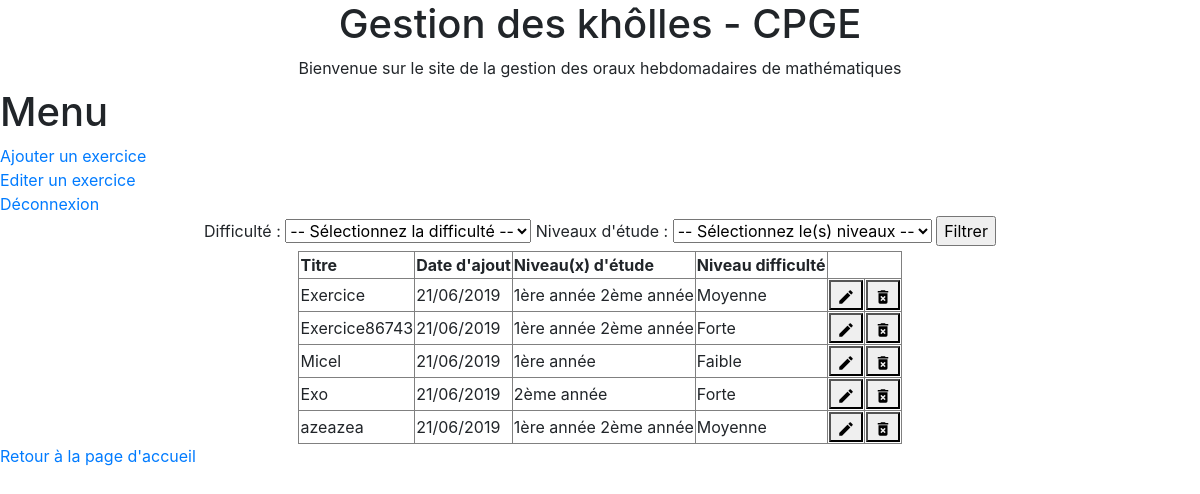
The app's page /index.php?page=consultExercice (signed in) with its own data.
### tables this page shows
CREATE TABLE IF NOT EXISTS `exercice` (
  `idExercice` int(4) NOT NULL AUTO_INCREMENT,
  `titreExercice` varchar(100) NOT NULL,
  `dateAjoutExercice` date NOT NULL,
  `idUtilisateur` int(2) NOT NULL,
  `idDifficulte` int(2) NOT NULL,
  PRIMARY KEY (`idExercice`)
);

CREATE TABLE IF NOT EXISTS `difficulte` (
  `idDifficulte` int(2) NOT NULL AUTO_INCREMENT,
  `nomDifficulte` varchar(15) NOT NULL,
  PRIMARY KEY (`idDifficulte`)
);

### m_exercices.php (called while the page is built, shortened)
<?php
	function selectAllExercice()
	{
		$pdo = connecBDD();
		$stmt = $pdo->query("SELECT * FROM EXERCICE");
		$stmt->execute();
		return $stmt;
	}
	function selectNiveau($idExercice)
	{
	  $pdo = connecBDD();
	  $query = "SELECT N.nomNivEtude, N.idNivEtude FROM concerne C, nivEtude N WHERE C.idExercice = ".$idExercice." AND C.idNivEtude = N.idNivEtude";
	  $req = $pdo->prepare($query);
	  $req-> bindValue(":idExercice", $idExercice);
	  $req->execute();
	  return $req;
	}
	function selectDiffculte($idDifficulte)
	{
		$pdo = connecBDD();
	  $stmt = $pdo->query("SELECT nomDifficulte FROM difficulte WHERE idDifficulte = $idDifficulte");
	  $stmt->execute();
	  return $stmt;
	}
?>

### fonctions.php (called while the page is built, shortened)
<?php
	function inclureModeleExercice() { include(CHEMIN_MODULE_EXERCICES."m_exercices.php"); }
	function date_change_format($ladate,$from='Y-m-d', $to='d/m/Y'){
		if($ladate !=''){
			$date = DateTime::createFromFormat($from, $ladate);
			return $date->format($to);
		}else{
			return "";
		}
	}
?>

### c_consulterExercices.php (the view, shortened to what this page needs)
<?php
	if(isset($_POST['idExerciceSupp'])){
			if(deleteExercice($_POST['idExerciceSupp']) && deleteConcerne($_POST['idExerciceSupp']))
			{
				include(CHEMIN_MODULE_EXERCICES."v_deleteExerciceConfirm.php");
			}
			else
			{
				include(CHEMIN_MODULE_EXERCICES."v_erreurExercice.php");
			}
		}
	elseif (isset($_POST['idExerciceModif'])){
			include(CHEMIN_MODULE_EXERCICES."c_modifExercice.php");
		}
	else
	{
		$res = selectAllDifficulte();
		include(CHEMIN_MODULE_EXERCICES."v_FilterExerciceForm.php");
		if(isset($_POST['validFilter'])){
			if(isset($_POST['difficulte'])){
					$res=selectFilterExercice($_POST['difficulte']);
			}
		}
		else{
			$res = selectAllExercice();
		}
		$allExercices = "";
		while ($row = $res->fetch()) {
			$dateAjout = date_change_format($row['dateAjoutExercice']);
			$resNiveau = selectNiveau($row['idExercice']);
			$resDifficult = selectDiffculte($row['idDifficulte']);
			if($rowDifficult = $resDifficult->fetch()){
				$difficulte = $rowDifficult['nomDifficulte'];
			}
			$allNiveaux = "";
			while ($rowNiveau = $resNiveau->fetch()){
				$allNiveaux .= $rowNiveau['nomNivEtude']." ";
			}
			$allExercices .= "
			<tr>
				<td>".$row['titreExercice']. "</td><td>". $dateAjout. "</td><td>".$allNiveaux."</td><td> ". $difficulte."</td>
				<td>
					<form method='post' action='index.php?page=consultExercice'>
						<input type='hidden' value='".$row['titreExercice']."'>
						<button type='submit' name='idExerciceModif' value='".$row['idExercice']."'>
							<img src='".CHEMIN_ICONES."edit.png'>
						</button>
					</form>
				</td>
				<td>
					<form method='post' action='index.php?page=consultExercice'>
						<button type='submit' name='idExerciceSupp' value='".$row['idExercice']."'>
							<img src='".CHEMIN_ICONES."delete.png'>
						</button>
					</form>
				</td>
			</tr>";
		}
	include(CHEMIN_MODULE_EXERCICES."v_consulterExercices.php");
	}
?>

### index.php (shortened to what this page needs)
<?php
	include(CHEMIN_LIBRARY."fonctions.php");
?>
<div align="center">
	<?php
		if(isset($_GET['page'])){
			switch($_GET['page']){
				case "consultExercice" :
					include(CHEMIN_MODULE_EXERCICES."c_consulterExercices.php");
				break;
			}
		}
	?>
</div>

### v_FilterExerciceForm.php (shortened to what this page needs)
<form method='post' action='index.php?page=consultExercice'>
	<label> Difficulté : </label>
	<select name='difficulte'>
    <option disabled selected value> -- Sélectionnez la difficulté -- </option>
	</select>
	<label> Niveaux d'étude : </label>
	<select name='niveau'>
    <option disabled selected value> -- Sélectionnez le(s) niveaux -- </option>
	</select>
	<input type='submit' name='validFilter' value="Filtrer"/>
</form>

### v_consulterExercices.php
<table border='1'>
	<tr>
		<th>Titre</th><th>Date d'ajout</th><th>Niveau(x) d'étude </th><th>Niveau difficulté</th></td>
	</tr>
		<?php
			echo $allExercices;
		?>
</table>

### records on screen
exercice: titreExercice "Exercice", dateAjoutExercice "21/06/2019", allNiveaux "1ère année 2ème année", idDifficulte.nomDifficulte "Moyenne", $row['idExercice'] 33 (drawn)
exercice: titreExercice "Exercice86743", dateAjoutExercice "21/06/2019", allNiveaux "1ère année 2ème année", idDifficulte.nomDifficulte "Forte", $row['idExercice'] 35 (drawn)
exercice: titreExercice "Micel", dateAjoutExercice "21/06/2019", allNiveaux "1ère année", idDifficulte.nomDifficulte "Faible", $row['idExercice'] 36 (drawn)
exercice: titreExercice "Exo", dateAjoutExercice "21/06/2019", allNiveaux "2ème année", idDifficulte.nomDifficulte "Forte", $row['idExercice'] 37 (drawn)
exercice: titreExercice "azeazea", dateAjoutExercice "21/06/2019", allNiveaux "1ère année 2ème année", idDifficulte.nomDifficulte "Moyenne", $row['idExercice'] 38 (drawn)
